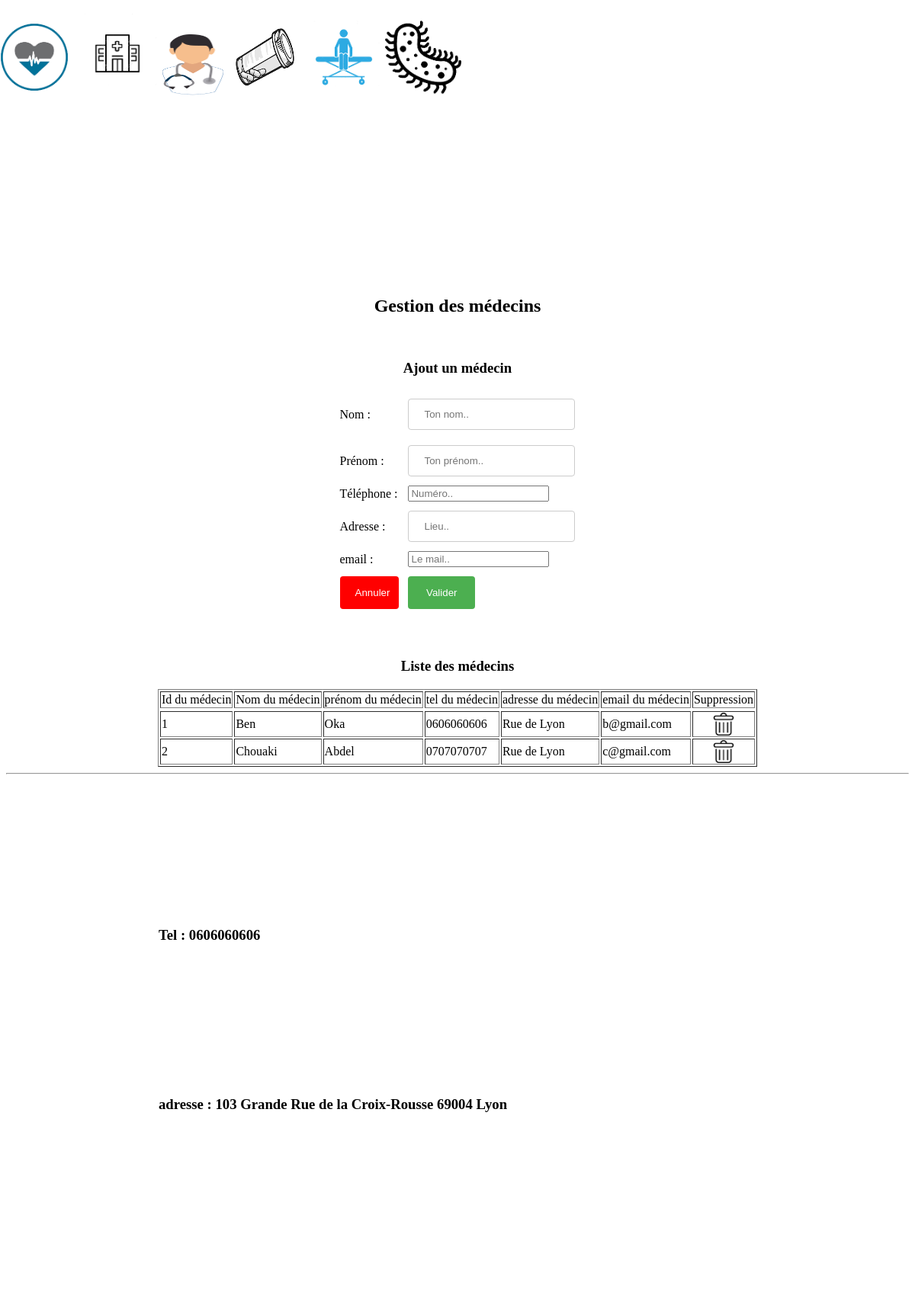
The app's page /index.php?page=2 with its own data.
### tables this page shows
create table medecin (
	idmed int(11) not null auto_increment,
	nommed varchar(50),
	prenommed varchar(50),
	adressmed varchar(50),
	mailmed varchar(50),
	telmed varchar(10),
	primary key (idmed)
);

### fonction.php (called while the page is built, shortened)
<?php
function connexion ()
{
	$con = mysqli_connect("localhost", "root", "" ,"medicc");
	return $con;
}
function selectALLmedecin ()
{
	$con = connexion ();
	if( $con != null)
	{
		$requete ="select *  from medecin ;";
		$resultats = mysqli_query($con, $requete);
		return $resultats ;
	}
}
?>

### medecin.php (the view, shortened to what this page needs)
<br/>
<h2> Gestion des médecins </h2>
<br>
<h3> Ajout un médecin </h3>
<form method="post" action="">
<table border="0">
<tr><td> Nom :</td>
	<td> <input type="text" name="nommed" placeholder="Ton nom.."></td>
</tr>
<tr><td> Prénom :</td>
	<td> <input type="text" name="prenommed" placeholder="Ton prénom.."></td>
</tr>
<tr><td> Téléphone :</td>
	<td> <input type="number" name="telmed" placeholder="Numéro.."></td>
</tr>
<tr><td> Adresse :</td>
	<td> <input type="text" name="adressmed" placeholder="Lieu.."></td>
</tr>
<tr><td> email :</td>
	<td> <input type="email" name="mailmed" placeholder="Le mail.."></td>
</tr>
<tr> <td>
<input type="reset" name="Annuler" value="Annuler">
	</td>
	<td>
<input type="submit" name="Valider" value="Valider">
	</td>
</tr>
</table>
</form>
<br/>
<h3> Liste des médecins </h3>
<table border = 1>
<tr> <td> Id du médecin </td>
	<td> Nom du médecin </td>
	<td> prénom du médecin </td>
	<td> tel du médecin </td>
	<td> adresse du médecin </td>
	<td> email du médecin </td>
	<td> Suppression </td>
<tr>
	<?php
	$lesmedecins = selectALLmedecin ();
	foreach($lesmedecins as $unmedecin)
	{
	echo "<tr>	<td>".$unmedecin['idmed']."</td>
				<td>".$unmedecin['nommed']."</td>
				<td>".$unmedecin['prenommed']."</td>
				<td>".$unmedecin['telmed']."</td>
				<td>".$unmedecin['adressmed']."</td>
				<td>".$unmedecin['mailmed']."</td>
				<td> <center> <a href='index.php?page=2&idmed=".$unmedecin['idmed']."'>
					<img src = 'image/supprimer.png'
					width='30' height='30'> </center>
					 </a></td>
				</tr>";
	}
	?>
</table>

### index.php (shortened to what this page needs)
<?php
	require_once("fonction.php");
?>
<!DOCTYPE html>
<html>
<head>
</head>
<body>
	<header>
	<div class="d"><a href="index.php?page=0"><img src="image/logo4.png" width="100" height="100"> </a>
		</div>
	<div class="d"><a href="index.php?page=1"> <img src="image/hopital1.png"
		width="110" height="110"> </a>
		</div>
	<div class="d"><a href="index.php?page=2"> <img src="image/medecin1.png"
		width="80" height="80"> </a>
		</div>
	<div class="d"><a href="index.php?page=3"> <img src="image/medicament1.png"
		width="100" height="100"> </a>
		</div>
	<div class="d"><a href="index.php?page=4"> <img src="image/patient1.png"
		width="100" height="100"> </a>
		</div>
	<div class="d"><a href="index.php?page=5"> <img src="image/maladie1.png"
		width="100" height="100"> </a>
		</div>
		</header>
		<center>
		<?php
		if (isset($_GET['page']))
		{
			$page = $_GET['page'];
		}
		else {
			$page = 0;
		}
		switch ($page)
		 {
			case 2 : require_once("medecin.php"); break;
		}
		?>
	<hr/>
	</center>
	<footer data-steller-background-ratio="5">
		<div class="a"> <iframe src="https://www.google.com/maps/embed?pb=!1m18!1m12!1m3!1d22260.43842557668!2d4.808342419628151!3d45.78011171276474!2m3!1f0!2f0!3f0!3m2!1i1024!2i768!4f13.1!3m3!1m2!1s0x47f4eb1eb2c579ef%3A0xad42a6e9b6b1d4ad!2sLa%20Croix-Rousse%2C%2069004%20Lyon!5e0!3m2!1sfr!2sfr!4v1582815608811!5m2!1sfr!2sfr" width="500" height="500" frameborder="1" style="border:0;" allowfullscreen=""></iframe> </div>
	<div class="b">
	<div class="t"><h3>Tel : 0606060606</h3></div>
	<div class="t"><h3>adresse : 103 Grande Rue de la Croix-Rousse 69004 Lyon</h3></div>
	</div>
	</footer>
</body>
</html>

### index.php (style rules this page uses)
body { background-image: url(image/adn.png); }
header { text-align: center; margin: 15px; }
div.a { position: absolute; right: 200px; }
div.d { position: relative; display: inline-block; right : 300px; top: 0px; }
div.t { margin: 200px; }
header { size: 1250px; height: 320px; background-color: white, gray; background-size: 1250px 320px; position: relative; }

### medecin.php (style rules this page uses)
input[type=text], select { width: 100%; padding: 12px 20px; margin: 8px 0; display: inline-block; border: 1px solid #ccc; border-radius: 4px; box-sizing: border-box; }
input[type=submit] { width: 40%; background-color: #4CAF50; color: white; padding: 14px 20px; margin: 8px 0; border: none; border-radius: 4px; cursor: pointer; }
input[type=reset] { width: 90%; background-color: red; color: white; padding: 14px 20px; margin: 8px 0; border: none; border-radius: 4px; cursor: pointer; }

### records on screen
medecin: idmed "1", nommed "Ben", prenommed "Oka", telmed "0606060606", adressmed "Rue de Lyon", mailmed "b@gmail.com"
medecin: idmed "2", nommed "Chouaki", prenommed "Abdel", telmed "0707070707", adressmed "Rue de Lyon", mailmed "c@gmail.com"
